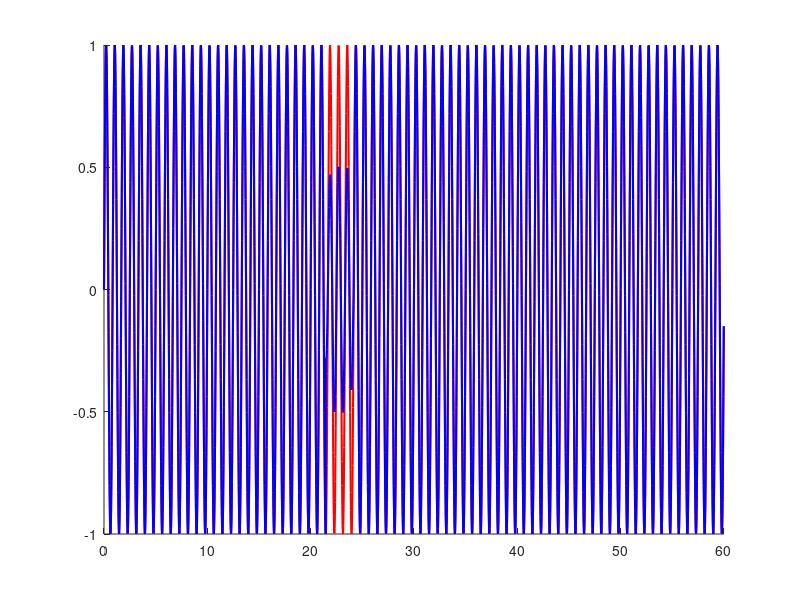

This figure's MATLAB source: (Note: this script raises an error after producing the figure.)
function signal_noisy = artifact_amplitude_modulation_gaussian(time, signal, num_artifact, plt_fig,...
    mod_len_all, mod_loc_all, mod_wid_all, mod_n_all, mod_amp_all, mod_dir_all)
    % This function generates sudden amplitude changes by multiplying the 
    % signal by Gaussian-like shapes.
    % 
    % Parameters:
    % - time: Time vector (n*1)
    % - signal: Original signal (n*1)
    % - num_artifact: Number of artifacts
    % - plt_fig: Flag for visualization (1 to plot, 0 to skip)
    % - mod_len_all: Durations of artifacts, unit: sample
    % - mod_loc_all: Locations of artifacts, unit: sample
    % - mod_wid_all: Widths of Gaussian-like modulations
    % - mod_n_all: Power values for Gaussian flatness
    % - mod_amp_all: Amplitudes of modulation
    % - mod_dir_all: Directions of modulation (+1 or -1)
    %
    % Author: Jingyi Wu, 2025

    %% Ensure time and signal are column vectors
    if nargin > 0 && (~iscolumn(time) || ~iscolumn(signal))
        warning('Input "time" and "signal" must be column vectors. Reshaping...');
        time = time(:);
        signal = signal(:);
    end

    %% Gaussian-like function for modulating the signal
    gaussian_modulation = @(x, a, b, n) exp(-((x - a) / b).^n); % Even n for flat apex

    %% Default Parameters
    if nargin == 0
        fs = 50; % Hz
        time = (0:1/fs:60-1/fs)'; % Time axis, 60 seconds
        signal = sin(2*pi*1.2*time); % Example signal (1.2 Hz sine wave)
        num_artifact = randi([0 3]);
        plt_fig = 1; % Default to plotting
    end

    if nargin < 3 || isempty(num_artifact)
        num_artifact = randi([0 3]); % Randomize the number of artifacts
    end

    if nargin < 4 || isempty(plt_fig)
        plt_fig = 1; % Default to plotting if not provided
    end

    %% Randomize Parameters if Not Provided
    if nargin < 5 || isempty(mod_len_all)
        fs = 1 / (time(2) - time(1)); % Sampling frequency
        len_min = floor(0.5 * fs + 1); len_max = floor(3 * fs); % Durations in samples
        mod_len_all = randi([len_min, len_max], num_artifact, 1);
    end

    if nargin < 6 || isempty(mod_loc_all)
        loc_min = 1; loc_max = length(time);
        mod_loc_all = randi([loc_min, loc_max], num_artifact, 1); % Random locations
    end

    if nargin < 7 || isempty(mod_wid_all)
        mod_wid_all = 1 + (3 - 1) * rand(num_artifact, 1); % Random widths
    end

    if nargin < 8 || isempty(mod_n_all)
        mod_n_all = randsample(2:2:6, num_artifact, true); % Random powers (even numbers)
    end

    if nargin < 9 || isempty(mod_amp_all)
        mod_amp_all = 0.5 + (1.5 - 0.5) * rand(num_artifact, 1); % Random amplitudes
    end

    if nargin < 10 || isempty(mod_dir_all)
        mod_dir_all = randi([0, 1], num_artifact, 1) * 2 - 1; % Random directions (+1 or -1)
    end

    %% Adjust Out-of-Bounds Artifacts
    artifact_end_locations = mod_len_all + mod_loc_all;
    idx_check = artifact_end_locations > length(time);
    mod_loc_all(idx_check) = mod_loc_all(idx_check) - (artifact_end_locations(idx_check) - length(time));
    
    %% Apply Modulations
    signal_noisy = signal;
    for idx_mod = 1:num_artifact
        t_mod_loc = mod_loc_all(idx_mod):mod_loc_all(idx_mod) + mod_len_all(idx_mod) - 1;
        t_mod = time(t_mod_loc);
        mod_center = (t_mod(1) + t_mod(end)) / 2; % Center without rounding
        mod_amp = mod_amp_all(idx_mod);
        mod_wid = mod_wid_all(idx_mod);
        mod_n = mod_n_all(idx_mod);
        mod_dir = mod_dir_all(idx_mod);

        if mod_dir == 1
            modulation_factor = mod_amp * gaussian_modulation(t_mod, mod_center, mod_wid, mod_n);
        else
            modulation_factor = -mod_amp * gaussian_modulation(t_mod, mod_center, mod_wid, mod_n) + 1;
        end 
        
        signal_noisy(t_mod_loc) = signal_noisy(t_mod_loc) .* modulation_factor;
    end

    %% Visualize
    if plt_fig == 1
        figure; set(gcf, 'Position', [100, 100, 600, 300]); hold on;
        plot(time, signal, 'Color', 'r', 'LineWidth', 1.5);
        s1 = plot(time, signal_noisy, 'Color', 'b', 'LineWidth', 1.5);
        if num_artifact ~= 0
            xline(time(mod_loc_all), 'k--', 'LineWidth', 1);
            legend(s1, 'Modulated Signal');
        else
            legend(s1, 'Modulated Signal');
        end
        title(['Pulse Modulation by Gaussians, Artifacts: ', num2str(num_artifact)]);
        ylabel('\DeltaOD (a.u.)');
        xlabel('Time (s)');
        box off;
    end
end
